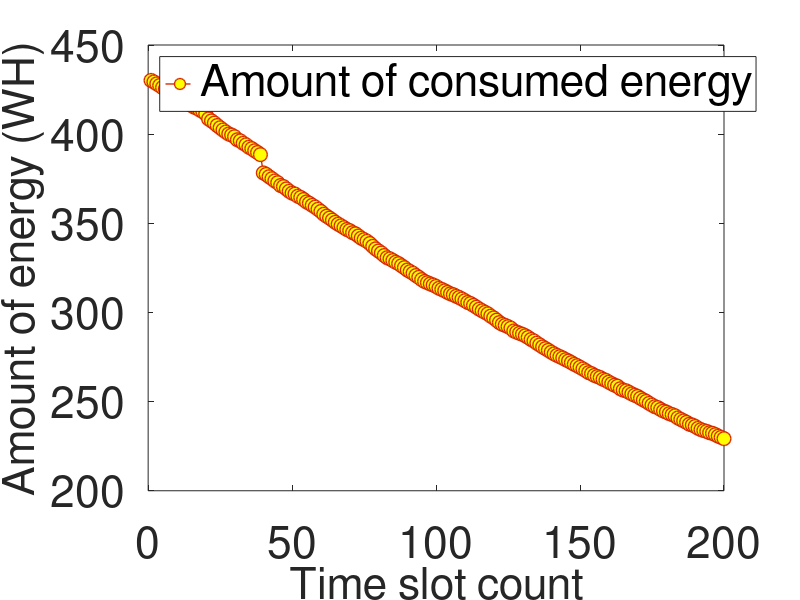

Write the MATLAB code that produced this figure.
% ======================================================== %
% Files of the Matlab programs included in the book:       %
% Xin-She Yang, Nature-Inspired Metaheuristic Algorithms,  %
% Second Edition, Luniver Press, (2010).   www.luniver.com %
% ======================================================== %

% -------------------------------------------------------- %
% Bat-inspired algorithm for continuous optimization (demo)%
% Programmed by Xin-She Yang @Cambridge University 2010    %
% -------------------------------------------------------- %
% Usage: bat_algorithm([20 1000 0.5 0.5]);                 %


% -------------------------------------------------------------------
% This is a simple demo version only implemented the basic          %
% idea of the bat algorithm without fine-tuning the parameters,     %
% Then, though this demo works very well, it is expected that       %
% this demo is much less efficient than the work reported in        %
% the following papers:                                             %
% (Citation details):                                               %
% 1) Yang X.-S., A new metaheuristic bat-inspired algorithm,        %
%    in: Nature Inspired Cooperative Strategies for Optimization    %
%    (NISCO 2010) (Eds. J. R. Gonzalez et al.), Studies in          %
%    Computational Intelligence, Springer, vol. 284, 65-74 (2010).  %
% 2) Yang X.-S., Nature-Inspired Metaheuristic Algorithms,          %
%    Second Edition, Luniver Presss, Frome, UK. (2010).             %
% 3) Yang X.-S. and Gandomi A. H., Bat algorithm: A novel           %
%    approach for global engineering optimization,                  %
%    Engineering Computations, Vol. 29, No. 5, pp. 464-483 (2012).  %
% -------------------------------------------------------------------

% Main programs starts here
function [fmin,best,N_iter]=bat_algorithm(para)

clc;
clear;
clear global;

% Display help
%  help bat_algorithm.m

% Default parameters
if nargin<1
    para=[20 1000 0.5 0.5];
end
n=para(1);      % Population size, typically 10 to 40
N_gen=para(2);  % Number of generations
A=para(3);      % Loudness  (constant or decreasing)
r=para(4);      % Pulse rate (constant or decreasing)

% This frequency range determines the scalings
% You should change these values if necessary
Frequency_min=0;         % Frequency minimum
Frequency_max=0.9;         % Frequency maximum
% Iteration parameters
N_iter=0;       % Total number of function evaluations
% Dimension of the search variables
d=1000;           % Number of dimensions
% Lower limit/bounds/ a vector
Lb=-2*ones(1,d);
% Upper limit/bounds/ a vector
Ub=2*ones(1,d);

% Initializing arrays
Frequency=zeros(n,1);   % Frequency
Velocities=zeros(n,d);   % Velocities

% Initialize pulse rates ri and the loudness
% Ai***********************************************************************
loudness=ones(n,1);   % the loudness Ai
gamma=0.9;
for i=1:n
    loudness(i,1)=1+(2-1)*rand;
end

pulse_rates=zeros(n,1);   % the rate ri of pulse emission
pulse_rates0=zeros(n,1);   % the rate ri of pulse emission
alpha=0.9;
for i=1:n
    pulse_rates(i,1)=0+(1-0)*rand;
end
pulse_rates0=pulse_rates;

% Initialize the population/solutions
for i=1:n
    x(i,:)=Lb+(Ub-Lb).*rand(1,d);
    Fitness(i)=Fun(x(i,:));
end

% Find the initial best solution
[fmin,I]=min(Fitness);
best=x(I,:);

% ======================================================  %
% Note: As this is a demo, here we did not implement the  %
% reduction of loudness and increase of emission rates.   %
% Interested readers can do some parametric studies       %
% and also implementation various changes of A and r etc  %
% ======================================================  %

fitness_each_iter=zeros(1,N_gen);

% Start the iterations -- Bat Algorithm (essential part)  %
for t=1:N_gen
    % Loop over all bats/solutions
    for i=1:n
        Frequency(i)=Frequency_min+(Frequency_min-Frequency_max)*rand;
        Velocities(i,:)=Velocities(i,:)+(x(i,:)-best)*Frequency(i);
        new_x(i,:)=x(i,:)+Velocities(i,:);
        % Apply simple bounds/limits
        x(i,:)=simplebounds(x(i,:),Lb,Ub);
        
        % Pulse rate
        if rand>pulse_rates(i,1)%r_{i}********************************
            % The factor 0.001 limits the step sizes of random walks
            new_x(i,:)=best+0.001*randn(1,d);
            %             S(i,:)=best+(sum(loudness(:,1))/n)*randn(1,d);%********************************
        end
        
        %Generate a new solution by flying
        %randomly********************************Causion, 0.001 could be
        %adjust for each problem
        new_x(i,:)=new_x(i,:)+0.001*randn(1,d);
        %         S(i,:)=S(i,:)+(sum(loudness(:,1))/n)*randn(1,d);%********************************
        
        % Evaluate new solutions
        Fnew=Fun(new_x(i,:));
        % Update if the solution improves, or not too loud
        if (Fnew<Fitness(i)) && (rand<loudness(i,1))%A_{i}********************************
            x(i,:)=new_x(i,:);
            Fitness(i)=Fnew;
            %Increase ri and reduce Ai********************************
            loudness(i,1)=alpha*loudness(i,1);
            pulse_rates(i,1)=pulse_rates0(i,1)*(1-exp(-gamma*t));
        end
        
        % Update the current best solution
        %         if Fitness(i)<fmin
        %             best=x(i,:);
        %             fmin=Fitness(i);
        %         end
        
        if Fnew<fmin
            best=new_x(i,:);
            fmin=Fnew;
        end
    end
    fitness_each_iter(1,t)=fmin;
    N_iter=N_iter+n;
end

% Output/display
disp(['Number of evaluations: ',num2str(N_iter)]);
% disp(['Best =',num2str(best)]);
disp(['fmin=',num2str(fmin)]);

figure1 = figure;
axes1 = axes('Parent',figure1,'FontSize',32);
box(axes1,'on');
hold(axes1,'all');
% xlim(axes1,[0 285]);

hold on;

plot(fitness_each_iter(1,1:5:1000),...%
    'Parent',axes1,...
    'MarkerEdgeColor',[0.847058832645416 0.160784319043159 0],...
    'MarkerFaceColor',[1 1 0],...
    'Marker','o',...
    'MarkerSize',1,...
    'LineWidth',1,...
    'LineStyle','--',...
    'Color',[0.847058832645416 0.160784319043159 0],...
    'MarkerSize',10.0,...    
    'displayname','Amount of consumed energy');%
hold on;
% 
% plot(iteration,Emax,...%
%     'Parent',axes1,...
%     'MarkerEdgeColor',[0 0 1],...
%     'MarkerFaceColor',[0.47843137383461 0.062745101749897 0.894117653369904],...
%     'Marker','square',...
%     'MarkerSize',6,...
%     'LineWidth',1,...
%     'LineStyle','--',...
%     'Color',[0 0 1],...
%     'MarkerSize',10.0,...
%     'DisplayName','Maximum amount of energy');%
% hold on;

legend1 = legend(axes1,'show');
xlabel('Time slot count','FontSize',32);
ylabel('Amount of energy (WH)','FontSize',32);
set(legend1,'Orientation','vertical','FontSize',32,'Location','Northwest');


disp(['---------- Program is end ----------']);

end

% Application of simple limits/bounds
function s=simplebounds(s,Lb,Ub)
% Apply the lower bound vector
ns_tmp=s;
I=ns_tmp<Lb;
ns_tmp(I)=Lb(I);

% Apply the upper bound vector
J=ns_tmp>Ub;
ns_tmp(J)=Ub(J);
% Update this new move
s=ns_tmp;
end

%%%%%%%%%%%%%%%%%%%%%%%%%%%%%%%%%%%%%%%%%%%%%%%%%%%%%%%%%%%%%%%%%%%%%
% Objective function: your own objective function can be written here
% Note: When you use your own function, please remember to
%       change limits/bounds Lb and Ub (see lines 52 to 55)
%       and the number of dimension d (see line 51).
%%%%%%%%%%%%%%%%%%%%%%%%%%%%%%%%%%%%%%%%%%%%%%%%%%%%%%%%%%%%%%%%%%%%%
function z=Fun(u)
% Sphere function with fmin=0 at (0,0,...,0)
z=sum(u.^2);
end

%%%%% ============ end ====================================


